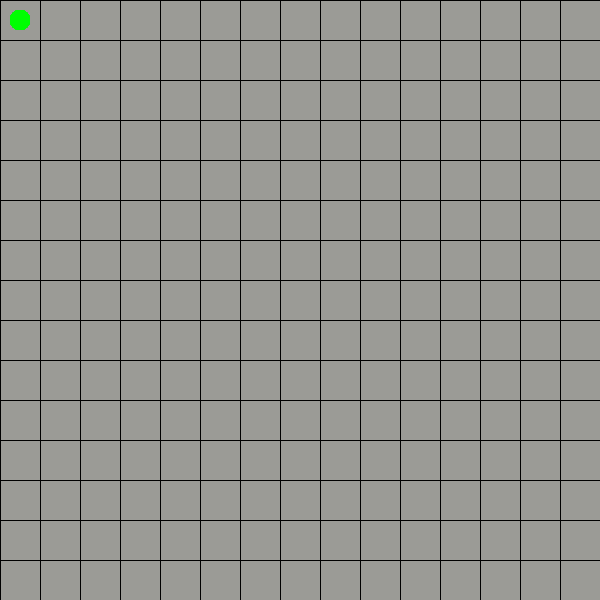
Frame 1 (no input)
Frame 60 (the mouse pressed at the canvas centre just before this capture): identical to frame 1, image omitted
Frame 120 (the mouse held since frame 60 and released just before this capture): identical to frame 1, image omitted

The Processing sketch that drew this single still picture (run headless with seeded random() and noise(); from frame 60 on, the mouse is pressed at the canvas centre):

// Processing sketch: BoulderDash
// ── BoulderDash.pde
void setup(){
  size(600,600);//dimension de la fenêtre
  background(0);
}

int i = 20;
int j = 20;
int di = 40;
int dj = 40;
void draw(){
  
    
  for (int y=0; y<height; y+=40){ // y-> l'ordonnée y (h)
    for (int x=0; x<width; x+=40)
  {
      ellipse(i , j , 20 , 20);
       fill(155,155,150);
      stroke(0);
     rect(x, y, 40, 40);
      fill(0,255,0);
      noStroke();
      
    }
  } 
  
  /*if (i)
    
  */}
  
 void keyPressed(){
  if (keyCode == RIGHT){
    if(i+di > width){
      keyPressed = false;
    } else {
      i+=40;
    }}
  if (keyCode == LEFT){
    if(i-di < 0){
      keyPressed = false;
    } else {
      i-=40;
    }}
  if (keyCode == UP){
    if(j-dj < 0) {
      keyPressed = false;
    } else {
      j-=40;
    }}
  if (keyCode == DOWN){
    if(j+dj > height){
      keyPressed = false;
  } else {
      j+=dj;
    }
}
  
 
 }

   /*strokeWeight(30);//l'epaisseur de la ligne
   stroke(255);//la couleur de la ligne
   rect(5,5,590,590);//(x,y,largeur,hauteur)
   fill(0,255,0); //la couleur de l'interieur du rectangle*/
   
